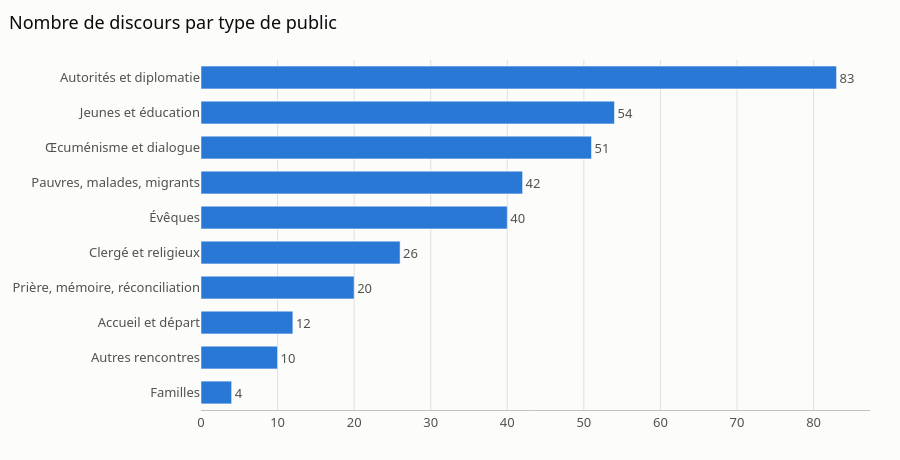

Notebook cell for this chart:
### Markdown cell above
### À qui parle-t-il ?

Le type de public est déduit du titre. Par exemple « Meeting with the Authorities, Civil Society and the Diplomatic Corps » est classé dans « Autorités et diplomatie ».

### Code cell
publics = df["public"].value_counts().sort_values()

fig = go.Figure(go.Bar(x=publics.values, y=publics.index, orientation="h", marker_color=g.COULEURS[0],
                       text=publics.values, textposition="outside", cliponaxis=False,
                       hovertemplate="%{y} : %{x} discours<extra></extra>"))
fig.update_xaxes(showgrid=True)
g.titre(fig, "Nombre de discours par type de public", hauteur=460)
fig.show()

### Figure 1 — Plotly figure (JSON) as saved in the notebook; plotly's stock layout.template omitted (floating-point values rounded to 4 significant figures)
{"data": [{"cliponaxis": false, "hovertemplate": "%{y} : %{x} discours<extra></extra>", "marker": {"color": "#2a78d6"}, "orientation": "h", "text": [4.0, 10.0, 12.0, 20.0, 26.0, 40.0, 42.0, 51.0, 54.0, 83.0], "textposition": "outside", "type": "bar", "x": [4, 10, 12, 20, 26, 40, 42, 51, 54, 83], "y": ["Familles", "Autres rencontres", "Accueil et départ", "Prière, mémoire, réconciliation", "Clergé et religieux", "Évêques", "Pauvres, malades, migrants", "Œcuménisme et dialogue", "Jeunes et éducation", "Autorités et diplomatie"]}], "layout": {"height": 460, "legend": {"title": {"text": ""}}, "margin": {"t": 60}, "title": {"subtitle": {"font": {"color": "#898781", "size": 13}, "text": ""}, "text": "Nombre de discours par type de public"}, "xaxis": {"showgrid": true}}}
